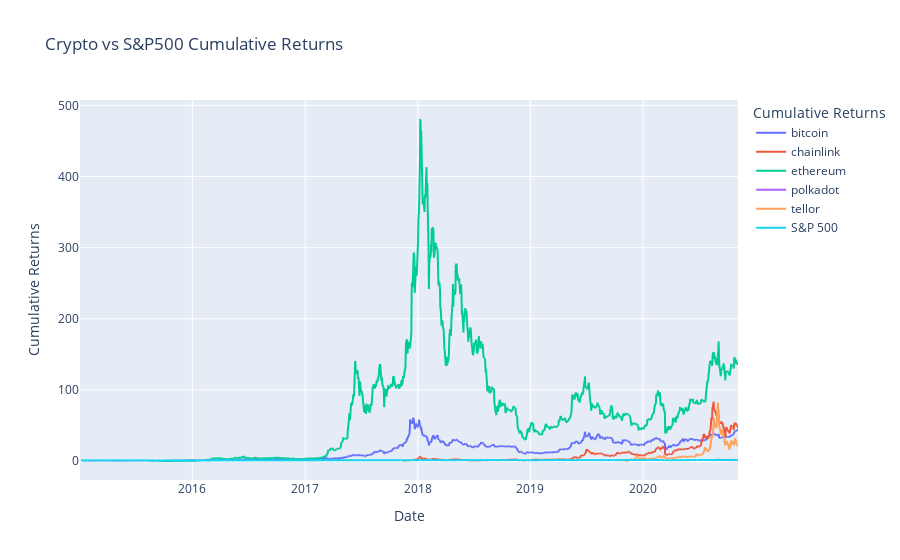

The notebook cell this image was saved under:
### Markdown cell above
## Returning Plots

### Code cell
#cumulative returns calculations plot
cumulative_returns_crypto_plot = cumulative_returns_plot(crypto_cumulative_returns_df, title = "Cumulative Returns of Crypto for 5 years")
cumulative_returns_crypto_plot
#cumulative returns s&p plot
cumulative_returns_sp_plot = cumulative_returns_plot(sp500_cumulative_returns_df, title = "S&P500 Cumulative Returns for 5 years")
cumulative_returns_sp_plot
#cumulative returns s&p and crypto plot
cumulative_returns_all_plot = cumulative_returns_plot(joined_cumulative_returns_df, title = "Crypto vs S&P500 Cumulative Returns")
cumulative_returns_all_plot

### Figure 1 — Plotly figure (JSON) as saved in the notebook; plotly's stock layout.template omitted (floating-point values rounded to 4 significant figures; data arrays with more than 128 entries replaced by an {"elided": "..."} marker saying what was removed)
{"data": [{"hovertemplate": "Cumulative Returns=bitcoin<br>Date=%{x}<br>value=%{y}<extra></extra>", "legendgroup": "bitcoin", "line": {"color": "#636efa", "dash": "solid"}, "mode": "lines", "name": "bitcoin", "showlegend": true, "type": "scattergl", "x": {"elided": "1469 str values"}, "xaxis": "x", "y": {"elided": "1469 float values"}, "yaxis": "y"}, {"hovertemplate": "Cumulative Returns=chainlink<br>Date=%{x}<br>value=%{y}<extra></extra>", "legendgroup": "chainlink", "line": {"color": "#EF553B", "dash": "solid"}, "mode": "lines", "name": "chainlink", "showlegend": true, "type": "scattergl", "x": {"elided": "1469 str values"}, "xaxis": "x", "y": {"elided": "1469 float values"}, "yaxis": "y"}, {"hovertemplate": "Cumulative Returns=ethereum<br>Date=%{x}<br>value=%{y}<extra></extra>", "legendgroup": "ethereum", "line": {"color": "#00cc96", "dash": "solid"}, "mode": "lines", "name": "ethereum", "showlegend": true, "type": "scattergl", "x": {"elided": "1469 str values"}, "xaxis": "x", "y": {"elided": "1469 float values"}, "yaxis": "y"}, {"hovertemplate": "Cumulative Returns=polkadot<br>Date=%{x}<br>value=%{y}<extra></extra>", "legendgroup": "polkadot", "line": {"color": "#ab63fa", "dash": "solid"}, "mode": "lines", "name": "polkadot", "showlegend": true, "type": "scattergl", "x": {"elided": "1469 str values"}, "xaxis": "x", "y": {"elided": "1469 float values"}, "yaxis": "y"}, {"hovertemplate": "Cumulative Returns=tellor<br>Date=%{x}<br>value=%{y}<extra></extra>", "legendgroup": "tellor", "line": {"color": "#FFA15A", "dash": "solid"}, "mode": "lines", "name": "tellor", "showlegend": true, "type": "scattergl", "x": {"elided": "1469 str values"}, "xaxis": "x", "y": {"elided": "1469 float values"}, "yaxis": "y"}, {"hovertemplate": "Cumulative Returns=S&P 500<br>Date=%{x}<br>value=%{y}<extra></extra>", "legendgroup": "S&P 500", "line": {"color": "#19d3f3", "dash": "solid"}, "mode": "lines", "name": "S&P 500", "showlegend": true, "type": "scattergl", "x": {"elided": "1469 str values"}, "xaxis": "x", "y": {"elided": "1469 float values"}, "yaxis": "y"}], "layout": {"autosize": true, "legend": {"title": {"text": "Cumulative Returns"}, "tracegroupgap": 0}, "title": {"text": "Crypto vs S&P500 Cumulative Returns"}, "xaxis": {"anchor": "y", "autorange": true, "domain": [0, 1], "range": ["2015-01-02", "2020-11-04"], "title": {"text": "Date"}, "type": "date"}, "yaxis": {"anchor": "x", "autorange": true, "domain": [0, 1], "range": [-26.55, 507.5], "title": {"text": "Cumulative Returns"}, "type": "linear"}}}
